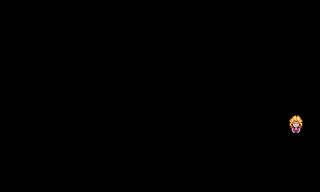

Tiled map render using the project's own tile images. Description and the whole map definition, tile-layer contents included, below:
An orthogonal 20x12 tile map with 16x16 px tiles, 3 tile layers (BuildingsExt, FrontExt, AlwaysFront).

<map version="1.0" tiledversion="1.1.1" orientation="orthogonal" renderorder="right-down" width="20" height="12" tilewidth="16" tileheight="16" infinite="0" nextobjectid="1">
 <tileset firstgid="1" name="zVillagers" tilewidth="16" tileheight="16" tilecount="90" columns="6">
  <image source="villagers.png" width="96" height="240" />
  <tile id="2">
   <animation>
    <frame tileid="2" duration="1000" />
    <frame tileid="4" duration="1000" />
   </animation>
  </tile>
  <tile id="3">
   <animation>
    <frame tileid="3" duration="1000" />
    <frame tileid="5" duration="1000" />
   </animation>
  </tile>
 </tileset>
 <layer name="BuildingsExt" width="20" height="12">
  <properties>
   <property name="Draw" value="Buildings" />
  </properties>
  <data encoding="csv">
0,0,0,0,0,0,0,0,0,0,0,0,0,0,0,0,0,0,0,0,
0,0,0,0,0,0,0,0,0,0,0,0,0,0,0,0,0,0,0,0,
0,0,0,0,0,0,0,0,0,0,0,0,0,0,0,0,0,0,0,0,
0,0,0,0,0,0,0,0,0,0,0,0,0,0,0,0,0,0,0,0,
0,0,0,0,0,0,0,0,0,0,0,0,0,0,0,0,0,0,0,0,
0,0,0,0,0,0,0,0,0,0,0,0,0,0,0,0,0,0,0,0,
0,0,0,0,0,0,0,0,0,0,0,0,0,0,0,0,0,0,0,0,
0,0,0,0,0,0,0,0,0,0,0,0,0,0,0,0,0,0,34,0,
0,0,0,0,0,0,0,0,0,0,0,0,0,0,0,0,0,0,40,0,
0,0,0,0,0,0,0,0,0,0,0,0,0,0,0,0,0,0,0,0,
0,0,0,0,0,0,0,0,0,0,0,0,0,0,0,0,0,0,0,0,
0,0,0,0,0,0,0,0,0,0,0,0,0,0,0,0,0,0,0,0
</data>
 </layer>
 <layer name="FrontExt" width="20" height="12">
  <properties>
   <property name="Draw" value="Front" />
  </properties>
  <data encoding="csv">
0,0,0,0,0,0,0,0,0,0,0,0,0,0,0,0,0,0,0,0,
0,0,0,0,0,0,0,0,0,0,0,0,0,0,0,0,0,0,0,0,
0,0,0,0,0,0,0,0,0,0,0,0,0,0,0,0,0,0,0,0,
0,0,0,0,0,0,0,0,0,0,0,0,0,0,0,0,0,0,0,0,
0,0,0,0,0,0,0,0,0,0,0,0,0,0,0,0,0,0,0,0,
0,0,0,0,0,0,0,0,0,0,0,0,0,0,0,0,0,0,0,0,
0,0,0,0,0,0,0,0,0,0,0,0,0,0,0,0,0,0,0,0,
0,0,0,0,0,0,0,0,0,0,0,0,0,0,0,0,0,0,34,0,
0,0,0,0,0,0,0,0,0,0,0,0,0,0,0,0,0,0,40,0,
0,0,0,0,0,0,0,0,0,0,0,0,0,0,0,0,0,0,0,0,
0,0,0,0,0,0,0,0,0,0,0,0,0,0,0,0,0,0,0,0,
0,0,0,0,0,0,0,0,0,0,0,0,0,0,0,0,0,0,0,0
</data>
 </layer>
 <layer name="AlwaysFront" width="20" height="12">
  <data encoding="csv">
0,0,0,0,0,0,0,0,0,0,0,0,0,0,0,0,0,0,0,0,
0,0,0,0,0,0,0,0,0,0,0,0,0,0,0,0,0,0,0,0,
0,0,0,0,0,0,0,0,0,0,0,0,0,0,0,0,0,0,0,0,
0,0,0,0,0,0,0,0,0,0,0,0,0,0,0,0,0,0,0,0,
0,0,0,0,0,0,0,0,0,0,0,0,0,0,0,0,0,0,0,0,
0,0,0,0,0,0,0,0,0,0,0,0,0,0,0,0,0,0,0,0,
0,0,0,0,0,0,0,0,0,0,0,0,0,0,0,0,0,0,0,0,
0,0,0,0,0,0,0,0,0,0,0,0,0,0,0,0,0,0,34,0,
0,0,0,0,0,0,0,0,0,0,0,0,0,0,0,0,0,0,40,0,
0,0,0,0,0,0,0,0,0,0,0,0,0,0,0,0,0,0,0,0,
0,0,0,0,0,0,0,0,0,0,0,0,0,0,0,0,0,0,0,0,
0,0,0,0,0,0,0,0,0,0,0,0,0,0,0,0,0,0,0,0
</data>
 </layer>
</map>
